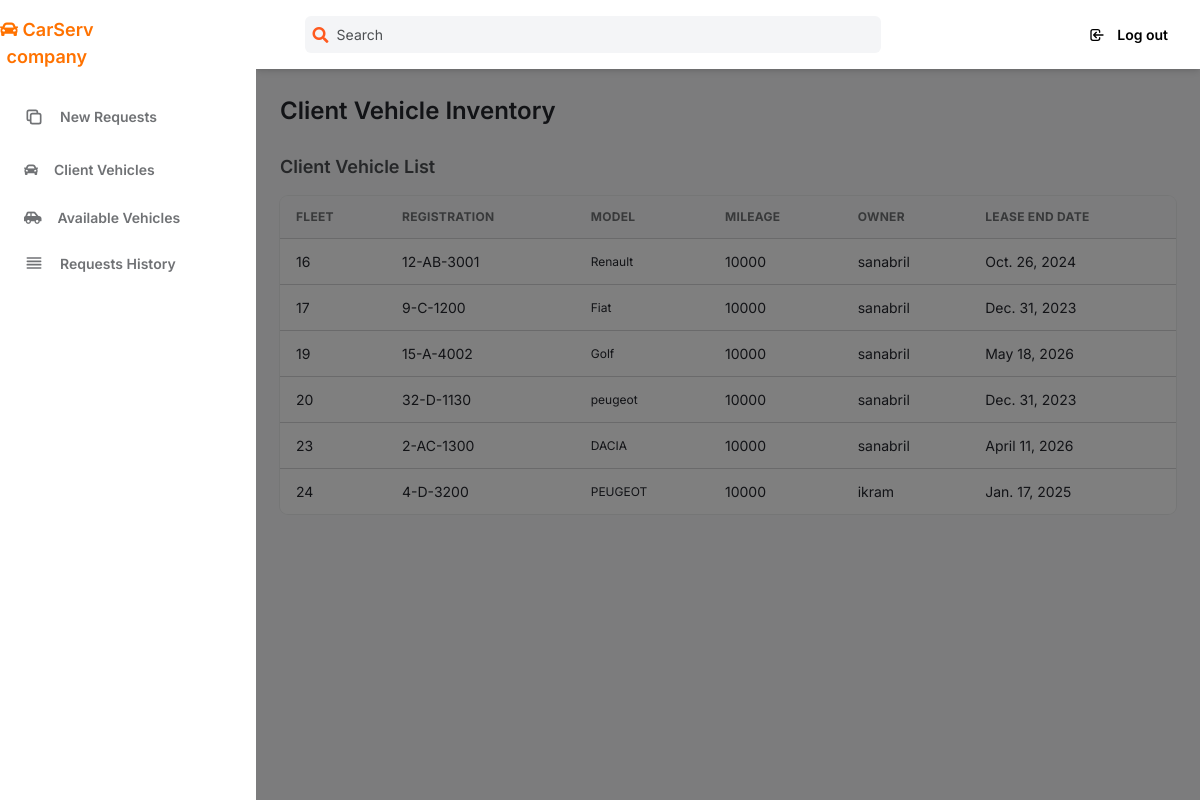
Page /clientvechule on the committed database.
### pfm/models.py (models this page shows, shortened)
class Vechule(models.Model):
    client = models.ForeignKey(Client, null=True, blank=True, on_delete=models.SET_NULL)
    immatriculation= models.CharField(max_length=30)
    modele= models.CharField(max_length=255)
    genre=models.CharField(max_length=30)
    puissance=models.CharField(max_length=30)
    livraison= models.DateField(null=True, blank=True)
    fin_liv= models.DateField(null=True, blank=True)
    km=models.CharField(max_length=100)
    gam=models.CharField(max_length=100)
    date_naiss=models.DateField(null=True, blank=True)
    cas=models.CharField(max_length=20,null=True, blank=True)

class Client(models.Model):
    user = models.OneToOneField(User, on_delete=models.CASCADE)
    nombre_de_voiture = models.CharField(max_length=255)
    date_naissance = models.DateField(null=True, blank=True)
    adress = models.CharField(max_length=100, null=True, blank=True)
    telphone = models.CharField(max_length=10, null=True, blank=True)
    gender = models.CharField(max_length=10, null=True, blank=True)
    is_user_authenticated = models.CharField(max_length=10, null=True, blank=True)
    last_activity = models.DateTimeField(blank=True, null=True)
    creation_date = models.DateTimeField(auto_now_add=True, null=True, blank=True)

### pfm/views.py (the view)
# urls.py: path('clientvechule',views.clientvechule,name="clientvechule"),
def clientvechule(request):
    vechules = Vechule.objects.exclude(client=None)
    return render(request, "pfm/test/clientvechule.html", {"vechules": vechules})

### templates/pfm/test/clientvechule.html (shortened to what this page needs)
{% extends 'pfm/test/mainemploye.html' %}
{% block content %}
<h2
              class="my-6 text-2xl font-semibold text-gray-700 dark:text-gray-200"
            >
            Client Vehicle Inventory
            </h2>
            <h4
              class="mb-4 text-lg font-semibold text-gray-600 dark:text-gray-300"
            >
            Client Vehicle List
            </h4>
            <div class="w-full overflow-hidden rounded-lg shadow-xs">
                <div class="w-full overflow-x-auto">
                  <table  id="newrequest" class="w-full whitespace-no-wrap">
                    <thead>
                      <tr
                        class="text-xs font-semibold tracking-wide text-left text-gray-500 uppercase border-b dark:border-gray-700 bg-gray-50 dark:text-gray-400 dark:bg-gray-800"
                      >
                        <th class="px-4 py-3">Fleet</th>
                        <th class="px-4 py-3">Registration</th>
                        <th class="px-4 py-3">Model</th>
                        <th class="px-4 py-3">Mileage</th>
                        <th class="px-4 py-3">Owner</th>
                        <th class="px-4 py-3">Lease End Date</th>
                      </tr>
                    </thead>
                    <tbody
                      class="bg-white divide-y dark:divide-gray-700 dark:bg-gray-800"
                    >
                    {% for vechule in vechules%}
                      <tr class="text-gray-700 dark:text-gray-400">
                        <td class="px-4 py-3 text-sm">
                          {{vechule.id}}
                        </td>
                        <td class="px-4 py-3 text-sm">
                          {{vechule.immatriculation}}
                        </td>
                        <td class="px-4 py-3 text-xs">
                          {{vechule.modele}}
                        </td>
                        <td class="px-4 py-3 text-sm">
                          {{vechule.km}}
                        </td>
                        <td class="px-4 py-3 text-sm">
                            {{vechule.client.user.username}}
                          </td>
                        <td class="px-4 py-3 text-sm">
                          {{vechule.fin_liv}}
                        </td>
                      </tr>
                  {% endfor %}
                    </tbody>
                  </table>
                </div>
                </div>
              </div>
          </div>
      </div>
  </body>
</html>
{% endblock %}

### rows in the picture
Vechule: id "16", immatriculation "12-AB-3001", modele "Renault", km "10000", client.user.username "sanabril", fin_liv "Oct. 26, 2024"
Vechule: id "17", immatriculation "9-C-1200", modele "Fiat", km "10000", client.user.username "sanabril", fin_liv "Dec. 31, 2023"
Vechule: id "19", immatriculation "15-A-4002", modele "Golf", km "10000", client.user.username "sanabril", fin_liv "May 18, 2026"
Vechule: id "20", immatriculation "32-D-1130", modele "peugeot", km "10000", client.user.username "sanabril", fin_liv "Dec. 31, 2023"
Vechule: id "23", immatriculation "2-AC-1300", modele "DACIA", km "10000", client.user.username "sanabril", fin_liv "April 11, 2026"
Vechule: id "24", immatriculation "4-D-3200", modele "PEUGEOT", km "10000", client.user.username "ikram", fin_liv "Jan. 17, 2025"
